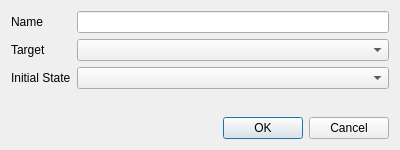
<?xml version="1.0" encoding="UTF-8"?>
<ui version="4.0">
 <class>LayoutEditorDialog</class>
 <widget class="QDialog" name="LayoutEditorDialog">
  <property name="geometry">
   <rect>
    <x>0</x>
    <y>0</y>
    <width>400</width>
    <height>150</height>
   </rect>
  </property>
  <property name="windowTitle">
   <string/>
  </property>
  <layout class="QVBoxLayout" name="verticalLayout">
   <item>
    <layout class="QFormLayout" name="formLayout">
     <item row="0" column="0">
      <widget class="QLabel" name="nameLabel">
       <property name="text">
        <string>Name</string>
       </property>
      </widget>
     </item>
     <item row="1" column="0">
      <widget class="QLabel" name="cpuLabel">
       <property name="text">
        <string>Target</string>
       </property>
      </widget>
     </item>
     <item row="2" column="0">
      <widget class="QLabel" name="initialStateLabel">
       <property name="text">
        <string>Initial State</string>
       </property>
      </widget>
     </item>
     <item row="1" column="1">
      <widget class="QComboBox" name="cpuEditor"/>
     </item>
     <item row="0" column="1">
      <widget class="QLineEdit" name="nameEditor"/>
     </item>
     <item row="2" column="1">
      <widget class="QComboBox" name="initialStateEditor"/>
     </item>
    </layout>
   </item>
   <item>
    <layout class="QHBoxLayout" name="horizontalLayout">
     <item>
      <widget class="QLabel" name="errorMessage">
       <property name="styleSheet">
        <string notr="true">color: red</string>
       </property>
       <property name="text">
        <string/>
       </property>
       <property name="wordWrap">
        <bool>true</bool>
       </property>
      </widget>
     </item>
     <item>
      <widget class="QDialogButtonBox" name="buttonBox">
       <property name="orientation">
        <enum>Qt::Horizontal</enum>
       </property>
       <property name="standardButtons">
        <set>QDialogButtonBox::Cancel|QDialogButtonBox::Ok</set>
       </property>
      </widget>
     </item>
    </layout>
   </item>
  </layout>
 </widget>
 <resources/>
 <connections>
  <connection>
   <sender>buttonBox</sender>
   <signal>accepted()</signal>
   <receiver>LayoutEditorDialog</receiver>
   <slot>accept()</slot>
   <hints>
    <hint type="sourcelabel">
     <x>248</x>
     <y>254</y>
    </hint>
    <hint type="destinationlabel">
     <x>157</x>
     <y>274</y>
    </hint>
   </hints>
  </connection>
  <connection>
   <sender>buttonBox</sender>
   <signal>rejected()</signal>
   <receiver>LayoutEditorDialog</receiver>
   <slot>reject()</slot>
   <hints>
    <hint type="sourcelabel">
     <x>316</x>
     <y>260</y>
    </hint>
    <hint type="destinationlabel">
     <x>286</x>
     <y>274</y>
    </hint>
   </hints>
  </connection>
 </connections>
</ui>
